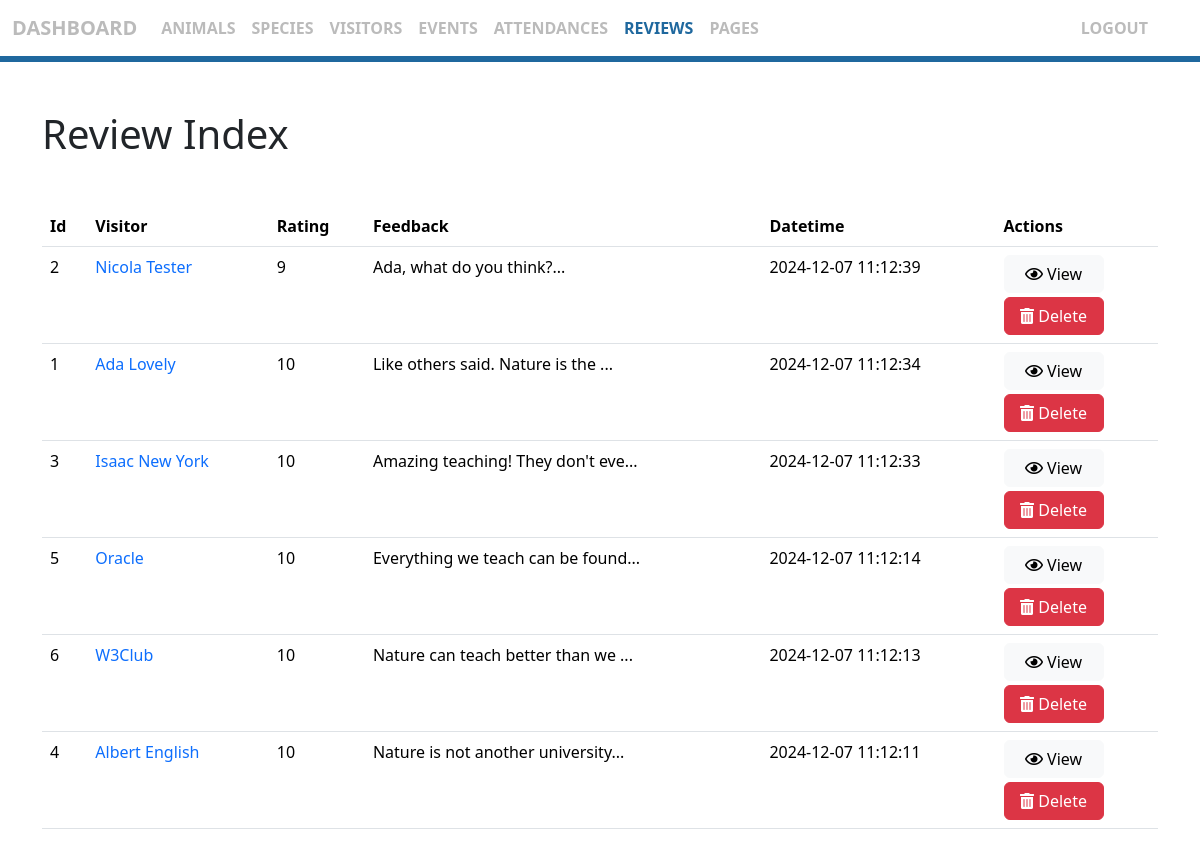
Page /admin/review/index.php (signed in) on the committed database.
### tables this page shows
CREATE TABLE review (
    id          INT        NOT NULL AUTO_INCREMENT PRIMARY KEY,
    visitor_id  INT        NOT NULL,
    rating      INT        NOT NULL,
    feedback    MEDIUMTEXT NOT NULL,
    submit_time DATETIME   NOT NULL
);

CREATE TABLE visitor (
    id       INT          NOT NULL AUTO_INCREMENT PRIMARY KEY,
    fullname VARCHAR(32)  NOT NULL,
    username VARCHAR(32)  NOT NULL UNIQUE,
    password MEDIUMTEXT   NOT NULL,
    email    VARCHAR(128) NOT NULL UNIQUE,
    phone    VARCHAR(32)  NOT NULL UNIQUE,
    birthday DATE         NOT NULL
);

### admin/review/index.php (called while the page is built, shortened)
<?php
include_once(__DIR__ . "/../../model/database.php");
include_once(__DIR__ . "/../login.php");
$all_reviews_joined = database::select_all_review_join_visitor_order_by_submit_time_desc();
include_once(__DIR__ . "/../../view/page/admin/review/index.phtml");
?>

### model/database.php (called while the page is built, shortened)
<?php
include_once(__DIR__ . "/../config.php");
include_once(__DIR__ . "/event.php");
include_once(__DIR__ . "/visitor.php");
include_once(__DIR__ . "/page.php");
include_once(__DIR__ . "/review.php");
include_once(__DIR__ . "/review_join_visitor.php");
$mysqli_connection = new mysqli($server, $username, $password, $database);
class database
{
     public static function select_visitor_by_id (int $id) : ?visitor
     {
         global $mysqli_connection;
         $sql = "
            SELECT id, fullname, username, password, email, phone, birthday
            FROM visitor
            WHERE id = {$id}
         ";
         $result_set = $mysqli_connection->query($sql);
         if (mysqli_num_rows($result_set) > 0) {
             $record = mysqli_fetch_assoc($result_set);
             $id       = (int) $record["id"];
             $fullname = stripslashes($record["fullname"]);
             $username = stripslashes($record["username"]);
             $password = stripslashes($record["password"]);
             $email    = stripslashes($record["email"]);
             $phone    = stripslashes($record["phone"]);
             $birthday = stripslashes($record["birthday"]);
             $visitor = new visitor($id, $fullname, $username, $password, $email, $phone, $birthday);
             return $visitor;
         }
         else {
             return null;
         }
     }
     public static function select_all_review_order_by_submit_time_desc () : array
     {
         global $mysqli_connection;
         $sql = "
             SELECT id, visitor_id, rating, feedback, submit_time
             FROM review
             ORDER BY submit_time DESC
         ";
         $result_set = $mysqli_connection->query($sql);
         $all_reviews = [];
         if (mysqli_num_rows($result_set) > 0) {
             while ($record = mysqli_fetch_assoc($result_set)) {
                 $id          = (int) $record["id"];
                 $visitor_id  = (int) $record["visitor_id"];
                 $rating      = (int) $record["rating"];
                 $feedback    = stripslashes($record["feedback"]);
                 $submit_time = $record["submit_time"];
                 $review = new review($id, $visitor_id, $rating, $feedback, $submit_time);
                 array_push($all_reviews, $review);
             }
         }
         return $all_reviews;
     }
     public static function select_all_review_join_visitor_order_by_submit_time_desc () : array
     {
         $all_reviews = database::select_all_review_order_by_submit_time_desc();
         $all_reviews_joined = [];
         foreach ($all_reviews as $review) {
             $visitor = database::select_visitor_by_id($review->get_visitor_id());
             $review_joined = new review_join_visitor($review, $visitor);
             array_push($all_reviews_joined, $review_joined);
         }
         return $all_reviews_joined;
     }
}
?>

### model/review.php (called while the page is built, shortened)
<?php
class review
{
    private int    $id;
    private int    $visitor_id;
    private int    $rating;
    private string $feedback;
    private string $submit_time;
    public function get_id () : int
    {
        return $this->id;
    }
    public function set_id (int $id) : void
    {
        if ($id < 0)
            throw new Exception("Invalid review id");
        else
            $this->id = $id;
    }
    public function get_visitor_id () : int
    {
        return $this->visitor_id;
    }
    public function set_visitor_id (int $visitor_id) : void
    {
        if ($visitor_id < 0)
            throw new Exception("Invalid visitor id");
        else
            $this->visitor_id = $visitor_id;
    }
    public function get_rating () : int
    {
        return $this->rating;
    }
    public function set_rating (int $rating) : void
    {
        if ($rating < 1 || 10 < $rating)
            throw new Exception("Invalid rating");
        else
            $this->rating = $rating;
    }
    public function get_feedback () : string
    {
        return $this->feedback;
    }
    public function set_feedback (string $feedback) : void
    {
        if (empty($feedback))
            throw new Exception("Feedback cannot be empty");
        else
            $this->feedback = $feedback;
    }
    public function get_submit_time () : string
    {
        return $this->submit_time;
    }
    public function set_submit_time (string $submit_time) : void
    {
        if (empty($submit_time))
            throw new Exception("Submit time cannot be empty");
        else
            $this->submit_time = $submit_time;
    }
}
?>

### model/review_join_visitor.php (called while the page is built, shortened)
<?php
include_once(__DIR__ . "/review.php");
include_once(__DIR__ . "/visitor.php");
class review_join_visitor
{
    public function __construct (
        review  $review,
        visitor $visitor
    ) {
        $this->review  = $review;
        $this->visitor = $visitor;
    }
}
?>

### config.php (called while the page is built, shortened)
<?php
$base_url = "/jenkinsonaquarium";
?>

### model/visitor.php (called while the page is built, shortened)
<?php
class visitor
{
    private string $fullname;
    public function get_fullname () : string
    {
        return $this->fullname;
    }
    public function set_fullname (string $fullname) : void
    {
        if (empty($fullname))
            throw new Exception("Full-name cannot be empty");
        else
            $this->fullname = $fullname;
    }
}
?>

### view/page/admin/review/index.phtml (the view, shortened to what this page needs)
<?php include_once(__DIR__ . "/../../../../config.php") ?>
<!doctype html>
<html lang="en">
<head>
    <?php include_once(__DIR__ . "/../../../part/admin/head.phtml"); ?>
</head>
<body>
    <?php include_once(__DIR__ . "/../../../part/admin/navbar.phtml"); ?>
    <div class="py-5">
        <div class="container">
            <h1 class="mb-5"> Review Index </h1>
            <table class="table">
                <thead>
                    <tr>
                        <th scope="col"> Id </th>
                        <th scope="col"> Visitor </th>
                        <th scope="col"> Rating </th>
                        <th scope="col"> Feedback </th>
                        <th scope="col"> Datetime </th>
                        <th scope="col"> Actions </th>
                    </tr>
                </thead>
                <tbody>
                <?php foreach ($all_reviews_joined as $review_joined) { ?>
                    <tr>
                        <td> <?php print($review_joined->review->get_id()) ?> </td>
                        <td>
                            <a class="text-decoration-none" href="<?php print($base_url . "/admin/visitor") ?>"> <?php print($review_joined->visitor->get_fullname()) ?> </a>
                        </td>
                        <td> <?php print($review_joined->review->get_rating()) ?> </td>
                        <td> <?php print(substr($review_joined->review->get_feedback(), 0, 32) . "...") ?> </td>
                        <td> <?php print($review_joined->review->get_submit_time()) ?> </td>
                        <td>
                            <div class="mb-1">
                                <a class="btn btn-light w-100px" href="<?php print($base_url . "/reviews.php#" . $review_joined->review->get_id()) ?>" target="_blank">
                                    <i class="far fa-eye"></i> View
                                </a>
                            </div>
                            <div>
                                <a class="btn btn-danger w-100px" href="<?php print($base_url . "/admin/review/delete.php?id=" . $review_joined->review->get_id()) ?>">
                                    <i class="fas fa-trash-alt"></i> Delete
                                </a>
                            </div>
                        </td>
                    </tr>
                <?php }  ?>
                </tbody>
            </table>
        </div>
    </div>
</body>
</html>

### public/css/admin.css (style rules this page uses)
.w-100px { width: 100px; }

### rows in the picture
review: id "2", visitor.fullname "Nicola Tester", rating "9", feedback "Ada, what do you think?", submit_time "2024-12-07 11:12:39"
review: id "1", visitor.fullname "Ada Lovely", rating "10", feedback "Like others said. Nature is the", submit_time "2024-12-07 11:12:34"
review: id "3", visitor.fullname "Isaac New York", rating "10", feedback "Amazing teaching! They don't eve", submit_time "2024-12-07 11:12:33"
review: id "5", visitor.fullname "Oracle", rating "10", feedback "Everything we teach can be found", submit_time "2024-12-07 11:12:14"
review: id "6", visitor.fullname "W3Club", rating "10", feedback "Nature can teach better than we", submit_time "2024-12-07 11:12:13"
review: id "4", visitor.fullname "Albert English", rating "10", feedback "Nature is not another university", submit_time "2024-12-07 11:12:11"
